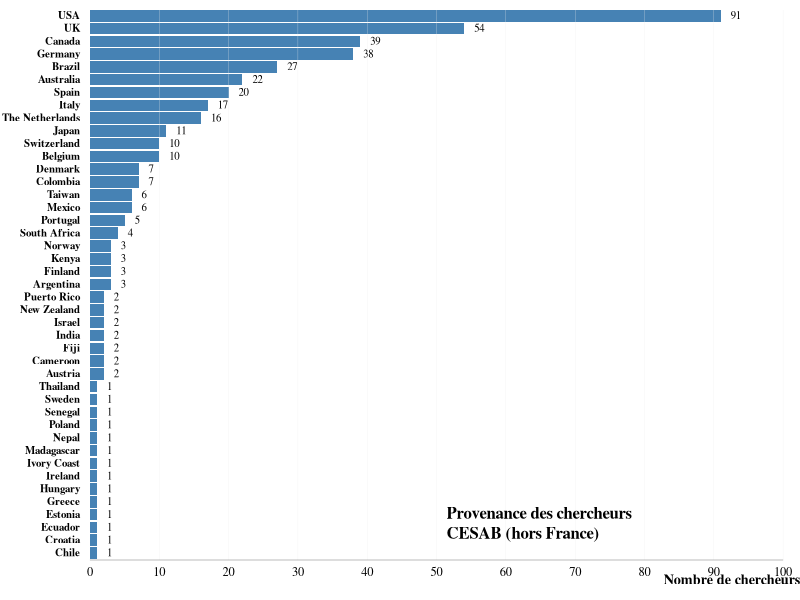

The R source for this figure:
members <- readxl::read_xlsx(here::here("data", "data-members.xlsx"))
members <- as.data.frame(members)[ , 1]

members <- as.data.frame(table(members))
colnames(members) <- c("Country", "n")

members <- members[-which(members$Country == "France"), ]
members <- members[order(members$n, decreasing = FALSE), ]

png(filename = here::here("assets", "img", "barplot-members.png"), 
    width = 8, height = 12, units = "in", pointsize = 16, res = 300)

par(xaxs = "i", yaxs = "i", family = "serif", bg = "transparent", mar = c(2, 4.5, 0.5, 0.5))

plot(0, ylim = c(.5, nrow(members) + .5), xlim = c(0, max(members$n) + 10), axes = FALSE, ann = FALSE, type = "n")

for (i in 1:nrow(members)) {
  rect(0, i - .4, members[i, "n"], i + .5, border = NA, col = "steelblue")
  text(members[i, "n"], i, members[i, "n"], pos = 4, font = 1, cex = .65)
  text(0, i, members[i, "Country"], pos = 2, xpd = TRUE, cex = .65, font = 2)
}

abline(v = seq(10, 100, by = 10), lty = 1, lwd = .25, col = "#EAEAEA")
par(mgp = c(0, 0, 0))
axis(1, at = seq(0, 100, by = 10), cex.axis = 0.75, lwd.ticks = 0, lwd = 0.25)

text(50, 3, "Provenance des chercheurs\nCESAB (hors France)", font = 2, pos = 4)
text(104, -1.15, "Nombre de chercheurs", pos = 2, xpd = TRUE, cex = .85, font = 2)

dev.off()
